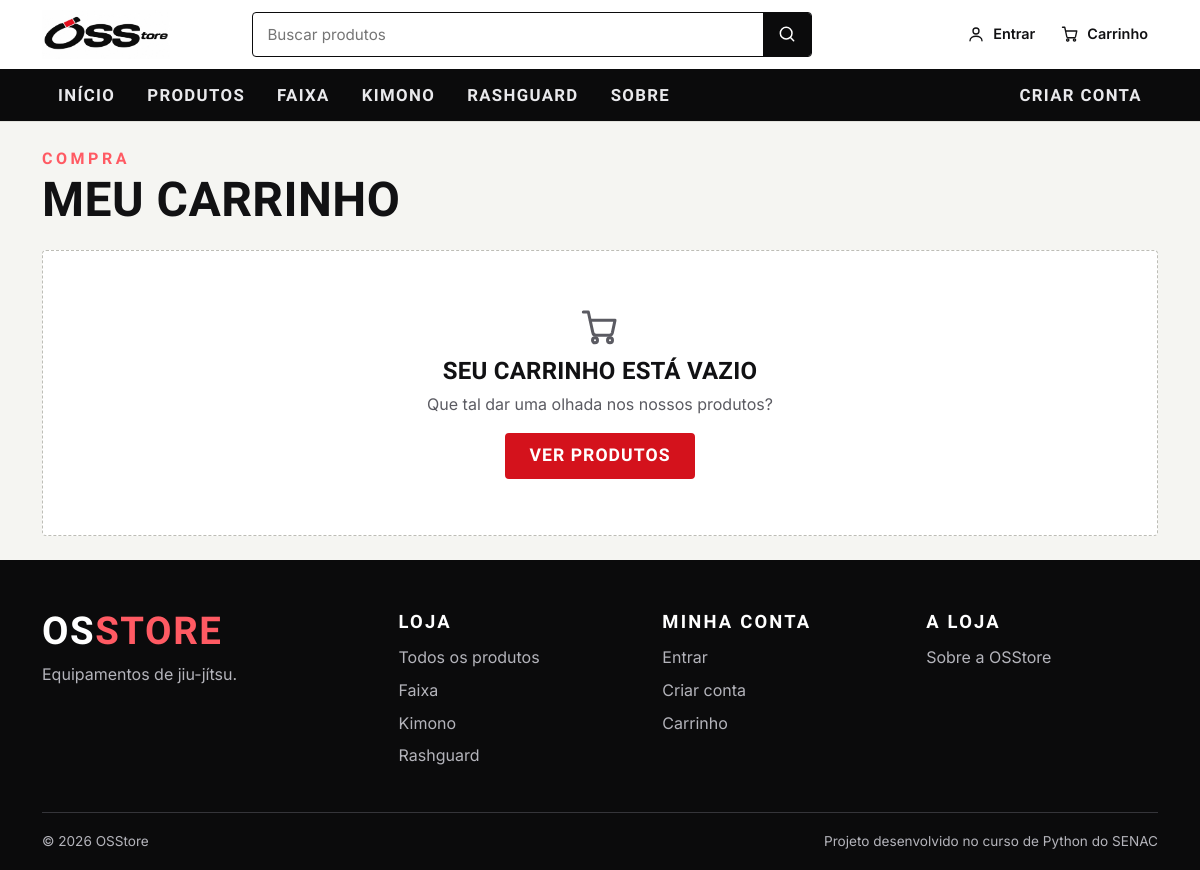
/carrinho/, run on the app's committed database.
### produtos/models.py (models this page shows, shortened)
class Produto(models.Model):
    nome = models.CharField(max_length=120)
    categoria = models.CharField(max_length=60)
    preco = models.DecimalField(max_digits=8, decimal_places=2)
    estoque = models.PositiveIntegerField(default=0)
    ativo = models.BooleanField(default=True)
    imagem = models.ImageField(upload_to="produtos/", blank=True)
    descricao = models.TextField("descrição", blank=True)
    caracteristicas = models.TextField(
        "características", blank=True,
        help_text="Uma característica por linha.",
    )
    material = models.CharField(max_length=200, blank=True)
    tabela_medidas = models.TextField(
        "tabela de medidas", blank=True,
        help_text=(
            "Uma linha por tamanho, colunas separadas por | . A primeira linha "
            "é o cabeçalho. Ex.: Tamanho | Altura | Peso. Deixe vazio se o "
            "produto não usa tabela."
        ),
    )
    criado_em = models.DateTimeField(default=timezone.now, editable=False)

### pedidos/views.py (the view, shortened to what this page needs)
# urls.py: path("carrinho/", views.ver_carrinho, name="ver_carrinho"),
def ver_carrinho(request):
    dados = cart.detalhar(request)
    return render(request, "pedidos/carrinho.html", dados)

### core/context_processors.py (called while the page is built)
def loja(request):
    categorias = list(
        Produto.objects.filter(ativo=True)
        .order_by("categoria")
        .values_list("categoria", flat=True)
        .distinct()
    )
    return {
        "loja_nome": settings.LOJA_NOME,
        "loja_whatsapp": settings.WHATSAPP_NUMERO,   # vazio = sem botão
        "menu_categorias": categorias,
    }

### pedidos/carrinho.py (called while the page is built, shortened)
def ler(request):
    bruto = request.session.get("carrinho", {})
    limpo = {}
    if not isinstance(bruto, dict):
        return limpo
    return limpo

def detalhar(request):
    carrinho = ler(request)
    produtos = (Produto.objects
                .filter(pk__in={pk for pk, _ in carrinho}, ativo=True)
                .prefetch_related("variantes"))
    por_id = {p.pk: p for p in produtos}
    variantes = Variante.objects.filter(
        pk__in={vid for _, vid in carrinho if vid}, ativo=True)
    variante_por_id = {v.pk: v for v in variantes}
    itens = []
    total = Decimal("0")
    return {
        "itens": itens,
        "total": total,
        "quantidade_total": sum(i["quantidade"] for i in itens),
        "removidos": len(carrinho) - len(itens),
        "tem_problema": any(i["sem_estoque"] for i in itens),
    }

### pedidos/context_processors.py (called while the page is built)
def carrinho(request):
    sessao = getattr(request, "session", None)
    bruto = sessao.get("carrinho", {}) if sessao is not None else {}
    try:
        qtd = sum(int(q) for q in bruto.values())
    except (AttributeError, TypeError, ValueError):
        qtd = 0
    return {"carrinho_qtd": qtd}

### pedidos/templates/pedidos/carrinho.html (shortened to what this page needs)
{% extends 'core/base.html' %}
{% block content %}
  <div class="titulo-pagina">
    <span class="kicker">Compra</span>
    <h1>Meu carrinho</h1>
  </div>
  {% if itens %}
  <div class="row g-4">
    <div class="col-12 col-lg-8">
      <h2 class="visually-hidden">Itens do carrinho</h2>
      {% for item in itens %}
      <article class="item-carrinho">
        <div class="item-imagem">
          {% if item.produto.imagem %}
            <img src="{{ item.produto.imagem.url }}" alt="" width="96" height="96">
          {% endif %}
        </div>
        <div class="item-info">
          <span class="produto-categoria">{{ item.produto.categoria }}</span>
          <h3 class="item-nome"><a href="{% url 'produto_detalhe' item.produto.pk %}">{{ item.produto.nome }}</a></h3>
          {% if item.variante %}<div class="item-variante">{{ item.variante.rotulo }}</div>{% endif %}
          <div class="item-unitario">R$ {{ item.produto.preco|floatformat:"2g" }} cada</div>
          {% if item.sem_estoque %}
            <div class="item-aviso" role="alert">
              {% if item.estoque == 0 %}
                Este item esgotou. Remova-o para continuar.
              {% else %}
                Restam apenas {{ item.estoque }} em estoque. Ajuste a quantidade.
              {% endif %}
            </div>
          {% endif %}
          <form method="post" action="{% url 'alterar_carrinho' item.produto.pk %}">
            {% csrf_token %}
            <input type="hidden" name="variante" value="{{ item.variante_id }}">
            <button type="submit" name="acao" value="remover" class="item-remover">
              <svg class="icone" aria-hidden="true"><use href="#i-lixeira"/></svg>
              Remover<span class="visually-hidden"> {{ item.produto.nome }}</span>
            </button>
          </form>
        </div>
        <form method="post" action="{% url 'alterar_carrinho' item.produto.pk %}" class="item-qtd">
          {% csrf_token %}
          <input type="hidden" name="variante" value="{{ item.variante_id }}">
          <button type="submit" name="acao" value="menos" aria-label="Diminuir quantidade"
                  {% if item.quantidade <= 1 %}disabled{% endif %}>
            <svg class="icone" aria-hidden="true"><use href="#i-menos"/></svg></button>
          <span class="qtd-valor" aria-live="polite">{{ item.quantidade }}</span>
          <button type="submit" name="acao" value="mais" aria-label="Aumentar quantidade"
                  {% if item.quantidade >= item.estoque %}disabled{% endif %}>
            <svg class="icone" aria-hidden="true"><use href="#i-mais"/></svg></button>
        </form>
        <div class="item-subtotal">R$ {{ item.subtotal|floatformat:"2g" }}</div>
      </article>
      {% endfor %}
    </div>
    <aside class="col-12 col-lg-4" aria-labelledby="resumo-titulo">
      <div class="resumo-pedido">
        <h2 id="resumo-titulo">Resumo do pedido</h2>
        <div class="resumo-linha">
          <span>{{ quantidade_total }} ite{{ quantidade_total|pluralize:"m,ns" }}</span>
          <span>R$ {{ total|floatformat:"2g" }}</span>
        </div>
        <div class="resumo-total">
          <span>Total</span>
          <strong>R$ {{ total|floatformat:"2g" }}</strong>
        </div>
        {% if user.is_authenticated %}
          <form method="post" action="{% url 'finalizar' %}">
            {% csrf_token %}
            <button type="submit" class="btn-osstore btn-bloco" {% if tem_problema %}disabled{% endif %}>
              Finalizar pedido
            </button>
          </form>
          {% if tem_problema %}
            <p class="resumo-nota">Ajuste os itens com aviso para poder finalizar.</p>
          {% else %}
            <p class="resumo-nota">O pedido será registrado como pendente. O pagamento ainda não é processado pelo site.</p>
          {% endif %}
        {% else %}
          <a href="{% url 'login' %}?next={% url 'ver_carrinho' %}" class="btn-osstore btn-bloco">
            Entrar para finalizar
          </a>
          <p class="resumo-nota">
            Você precisa estar logado para concluir a compra.
            Seus itens continuam salvos no carrinho.
          </p>
        {% endif %}
        <a href="{% url 'produtos' %}" class="btn-osstore-outline btn-bloco mt-2">Continuar comprando</a>
      </div>
    </aside>
  </div>
  {% else %}
  <div class="estado-vazio">
    <svg class="icone" aria-hidden="true"><use href="#i-carrinho"/></svg>
    <h2 class="h4">Seu carrinho está vazio</h2>
    <p>Que tal dar uma olhada nos nossos produtos?</p>
    <a href="{% url 'produtos' %}" class="btn-osstore">Ver produtos</a>
  </div>
  {% endif %}
{% endblock %}

### core/templates/core/base.html (shortened to what this page needs)
{% load static %}<!doctype html>
<html lang="pt-br">
<head>
  <link rel="stylesheet"
    href="https://cdnjs.cloudflare.com/ajax/libs/bootstrap/5.3.3/css/bootstrap.min.css">
  <link rel="stylesheet" href="{% static 'core/css/estilo.css' %}">
</head>
<body>
  {% with pagina=request.resolver_match.url_name %}
  <header class="site-header">
    <div class="container header-main">
      <a class="logo" href="{% url 'home' %}">
        <img src="{% static 'core/img/OSStore.jpg' %}" alt="OSStore — página inicial" width="128" height="49">
      </a>
      <form class="busca" role="search" method="get" action="{% url 'produtos' %}">
        <input id="busca-q" type="search" name="q" value="{{ request.GET.q }}" placeholder="Buscar produtos" autocomplete="off">
        <button type="submit" aria-label="Buscar">
          <svg class="icone" aria-hidden="true"><use href="#i-busca"/></svg>
        </button>
      </form>
      <div class="header-acoes">
        {% if user.is_authenticated %}
        <a class="acao-link" href="{% url 'painel' %}">
          <svg class="icone" aria-hidden="true"><use href="#i-usuario"/></svg>
          <span class="acao-rotulo">Minha conta</span>
        </a>
        {% else %}
        <a class="acao-link" href="{% url 'login' %}">
          <svg class="icone" aria-hidden="true"><use href="#i-usuario"/></svg>
          <span class="acao-rotulo">Entrar</span>
        </a>
        {% endif %}
        <a class="acao-link" href="{% url 'ver_carrinho' %}">
          <svg class="icone" aria-hidden="true"><use href="#i-carrinho"/></svg>
          <span class="acao-rotulo">Carrinho</span>
        </a>
      </div>
    </div>
    <nav class="nav-principal" id="nav-principal" aria-label="Principal">
      <div class="container">
        <ul class="nav-lista">
          <li><a href="{% url 'home' %}" {% if pagina == 'home' %}class="ativo" aria-current="page"{% endif %}>Início</a></li>
          <li><a href="{% url 'produtos' %}" {% if pagina == 'produtos' and not request.GET.categoria %}class="ativo" aria-current="page"{% endif %}>Produtos</a></li>
          {% for nome in menu_categorias|slice:":4" %}
          <li><a href="{% url 'produtos' %}?categoria={{ nome|urlencode }}"
                 {% if request.GET.categoria == nome %}class="ativo"{% endif %}>{{ nome }}</a></li>
          {% endfor %}
          <li><a href="{% url 'sobre' %}" {% if pagina == 'sobre' %}class="ativo" aria-current="page"{% endif %}>Sobre</a></li>
        </ul>
        <ul class="nav-lista">
          {% if user.is_authenticated %}
          <li><a href="{% url 'meus_pedidos' %}" {% if pagina == 'meus_pedidos' or pagina == 'pedido_detalhe' %}class="ativo"{% endif %}>Meus pedidos</a></li>
          {% if user.is_staff %}
          <li><a href="{% url 'admin:index' %}">Administração</a></li>
          {% endif %}
          <li>
            <form method="post" action="{% url 'logout' %}">
              {% csrf_token %}
              <button type="submit" class="link-botao">Sair</button>
            </form>
          </li>
          {% else %}
          <li><a href="{% url 'cadastro' %}" {% if pagina == 'cadastro' %}class="ativo"{% endif %}>Criar conta</a></li>
          {% endif %}
        </ul>
      </div>
    </nav>
  </header>
  {% endwith %}
  <main id="conteudo">
    {% block content_full %}
    <div class="container py-4">
      {% block content %}{% endblock %}
    </div>
    {% endblock %}
  </main>
  <footer class="rodape">
    <div class="container">
      <div class="rodape-grade">
        <div>
          <div class="rodape-marca">OS<span>Store</span></div>
          <p class="rodape-texto">Equipamentos de jiu-jítsu.</p>
        </div>
        <div>
          <h2>Loja</h2>
          <ul>
            <li><a href="{% url 'produtos' %}">Todos os produtos</a></li>
            {% for nome in menu_categorias %}
            <li><a href="{% url 'produtos' %}?categoria={{ nome|urlencode }}">{{ nome }}</a></li>
            {% endfor %}
          </ul>
        </div>
        <div>
          <h2>Minha conta</h2>
          <ul>
            {% if user.is_authenticated %}
            <li><a href="{% url 'painel' %}">Painel</a></li>
            <li><a href="{% url 'meus_pedidos' %}">Meus pedidos</a></li>
            {% else %}
            <li><a href="{% url 'login' %}">Entrar</a></li>
            <li><a href="{% url 'cadastro' %}">Criar conta</a></li>
            {% endif %}
            <li><a href="{% url 'ver_carrinho' %}">Carrinho</a></li>
          </ul>
        </div>
        <div>
          <h2>A loja</h2>
          <ul>
            <li><a href="{% url 'sobre' %}">Sobre a OSStore</a></li>
          </ul>
        </div>
      </div>
      <div class="rodape-base">
        <span>© {% now "Y" %} OSStore</span>
        <span>Projeto desenvolvido no curso de Python do SENAC</span>
      </div>
    </div>
  </footer>
</body>
</html>

### data on the page
Produto: categoria "FAIXA", categoria "Faixa"
Produto: categoria "KIMONO", categoria "Kimono"
Produto: categoria "RASHGUARD", categoria "Rashguard"
